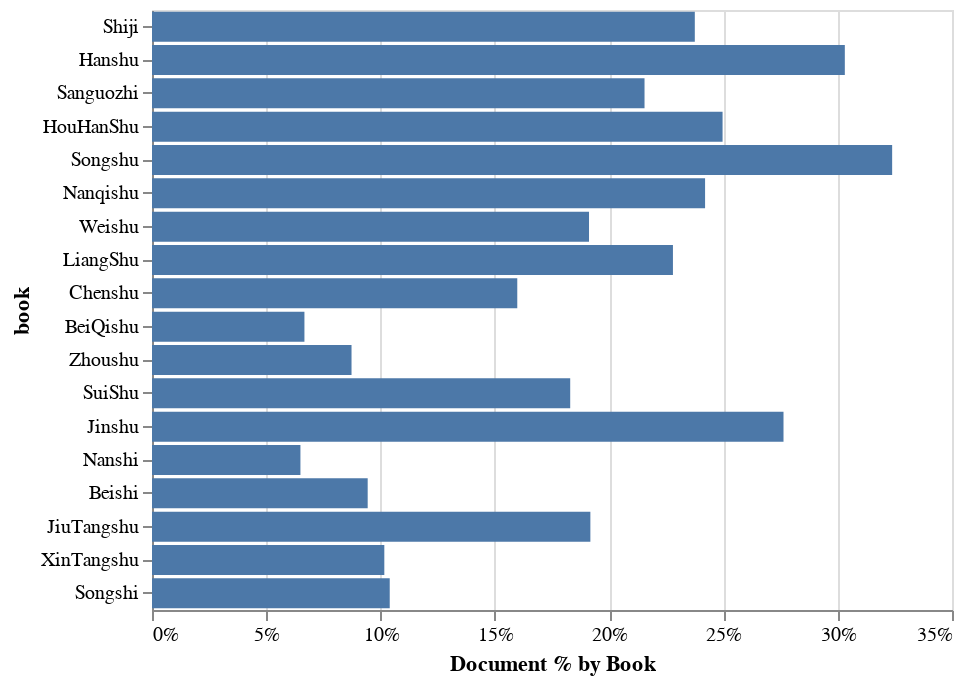

The code cell stored with this chart in its notebook:
### Code cell
percentagDocByBook(xx)

### Figure 1 — Vega-Lite specification as saved in the notebook (floating-point values rounded to 4 significant figures)
{"$schema": "https://vega.github.io/schema/vega-lite/v3.3.0.json", "config": {"mark": {"tooltip": null}, "view": {"height": 300, "width": 400}}, "data": {"name": "data-b01151b507a8e71c7da5c85d78a9c3c4"}, "datasets": {"data-b01151b507a8e71c7da5c85d78a9c3c4": [{"DocPercentage": 0.06669, "book": "BeiQishu"}, {"DocPercentage": 0.09436, "book": "Beishi"}, {"DocPercentage": 0.1598, "book": "Chenshu"}, {"DocPercentage": 0.3031, "book": "Hanshu"}, {"DocPercentage": 0.2496, "book": "HouHanShu"}, {"DocPercentage": 0.2763, "book": "Jinshu"}, {"DocPercentage": 0.1918, "book": "JiuTangshu"}, {"DocPercentage": 0.2279, "book": "LiangShu"}, {"DocPercentage": 0.242, "book": "Nanqishu"}, {"DocPercentage": 0.06494, "book": "Nanshi"}, {"DocPercentage": 0.2155, "book": "Sanguozhi"}, {"DocPercentage": 0.2375, "book": "Shiji"}, {"DocPercentage": 0.104, "book": "Songshi"}, {"DocPercentage": 0.3238, "book": "Songshu"}, {"DocPercentage": 0.183, "book": "SuiShu"}, {"DocPercentage": 0.1912, "book": "Weishu"}, {"DocPercentage": 0.1016, "book": "XinTangshu"}, {"DocPercentage": 0.08729, "book": "Zhoushu"}]}, "encoding": {"x": {"axis": {"format": "%", "title": "Document % by Book"}, "field": "DocPercentage", "type": "quantitative"}, "y": {"field": "book", "sort": ["Shiji", "Hanshu", "Sanguozhi", "HouHanShu", "Songshu", "Nanqishu", "Weishu", "LiangShu", "Chenshu", "BeiQishu", "Zhoushu", "SuiShu", "Jinshu", "Nanshi", "Beishi", "JiuTangshu", "XinTangshu", "JiuWudaishi", "XinWudaishi", "Songshi"], "type": "nominal"}}, "mark": "bar"}
